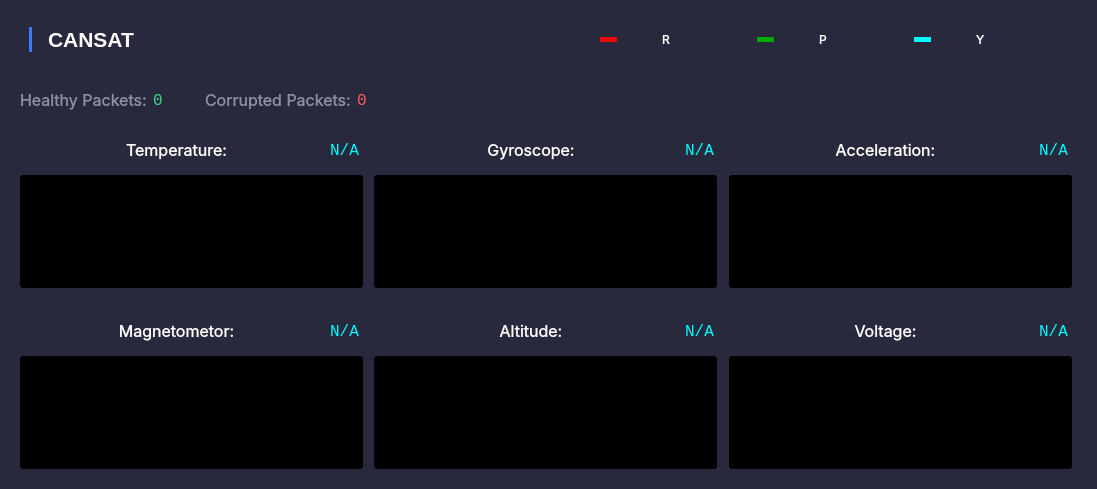
     <widget class="QWidget" name="payload_box" native="true">
      <property name="sizePolicy">
       <sizepolicy hsizetype="Preferred" vsizetype="Expanding">
        <horstretch>0</horstretch>
        <verstretch>0</verstretch>
       </sizepolicy>
      </property>
      <property name="minimumSize">
       <size>
        <width>1097</width>
        <height>0</height>
       </size>
      </property>
      <property name="maximumSize">
       <size>
        <width>16777215</width>
        <height>16777215</height>
       </size>
      </property>
      <property name="styleSheet">
       <string notr="true">color: white;
background-color: rgb(40, 41, 61);
border-radius: 20px;</string>
      </property>
      <layout class="QGridLayout" name="gridLayout_2">
       <property name="topMargin">
        <number>9</number>
       </property>
       <item row="0" column="0">
        <widget class="QGroupBox" name="header_box_5">
         <layout class="QHBoxLayout" name="header_box_6">
          <item>
           <widget class="QGroupBox" name="title_box_5">
            <layout class="QHBoxLayout" name="horizontalLayout_20">
             <item>
              <widget class="Line" name="line_6">
               <property name="maximumSize">
                <size>
                 <width>16777215</width>
                 <height>25</height>
                </size>
               </property>
               <property name="styleSheet">
                <string notr="true">background-color: rgb(62, 123, 250);
border-radius: 100px;</string>
               </property>
               <property name="orientation">
                <enum>Qt::Vertical</enum>
               </property>
              </widget>
             </item>
             <item>
              <spacer name="horizontalSpacer_8">
               <property name="orientation">
                <enum>Qt::Horizontal</enum>
               </property>
               <property name="sizeType">
                <enum>QSizePolicy::Fixed</enum>
               </property>
               <property name="sizeHint" stdset="0">
                <size>
                 <width>10</width>
                 <height>20</height>
                </size>
               </property>
              </spacer>
             </item>
             <item>
              <widget class="QLabel" name="title_5">
               <property name="maximumSize">
                <size>
                 <width>16777215</width>
                 <height>25</height>
                </size>
               </property>
               <property name="font">
                <font>
                 <pointsize>16</pointsize>
                 <weight>75</weight>
                 <bold>true</bold>
                </font>
               </property>
               <property name="styleSheet">
                <string notr="true"/>
               </property>
               <property name="text">
                <string>CANSAT</string>
               </property>
              </widget>
             </item>
            </layout>
           </widget>
          </item>
          <item>
           <widget class="QGroupBox" name="battery_box_3">
            <property name="flat">
             <bool>false</bool>
            </property>
            <layout class="QHBoxLayout" name="horizontalLayout_15">
             <item>
              <widget class="QWidget" name="widget_6" native="true">
               <property name="maximumSize">
                <size>
                 <width>17</width>
                 <height>5</height>
                </size>
               </property>
               <property name="styleSheet">
                <string notr="true">background-color: red;</string>
               </property>
              </widget>
             </item>
             <item>
              <widget class="QLabel" name="label_13">
               <property name="maximumSize">
                <size>
                 <width>50</width>
                 <height>16777215</height>
                </size>
               </property>
               <property name="font">
                <font>
                 <family>Inter</family>
                 <pointsize>9</pointsize>
                </font>
               </property>
               <property name="text">
                <string>R</string>
               </property>
              </widget>
             </item>
             <item>
              <widget class="QWidget" name="widget_7" native="true">
               <property name="maximumSize">
                <size>
                 <width>17</width>
                 <height>5</height>
                </size>
               </property>
               <property name="styleSheet">
                <string notr="true">background-color: rgb(0, 170, 0);</string>
               </property>
              </widget>
             </item>
             <item>
              <widget class="QLabel" name="label_12">
               <property name="maximumSize">
                <size>
                 <width>50</width>
                 <height>16777215</height>
                </size>
               </property>
               <property name="font">
                <font>
                 <family>Inter</family>
                 <pointsize>9</pointsize>
                </font>
               </property>
               <property name="text">
                <string>P</string>
               </property>
              </widget>
             </item>
             <item>
              <widget class="QWidget" name="widget_3" native="true">
               <property name="maximumSize">
                <size>
                 <width>17</width>
                 <height>5</height>
                </size>
               </property>
               <property name="styleSheet">
                <string notr="true">background-color: cyan;</string>
               </property>
              </widget>
             </item>
             <item>
              <widget class="QLabel" name="label_9">
               <property name="maximumSize">
                <size>
                 <width>50</width>
                 <height>16777215</height>
                </size>
               </property>
               <property name="font">
                <font>
                 <family>Inter</family>
                 <pointsize>9</pointsize>
                </font>
               </property>
               <property name="text">
                <string>Y</string>
               </property>
              </widget>
             </item>
            </layout>
           </widget>
          </item>
         </layout>
        </widget>
       </item>
       <item row="1" column="0">
        <widget class="QGroupBox" name="pkg_count_box_2">
         <property name="minimumSize">
          <size>
           <width>214</width>
           <height>40</height>
          </size>
         </property>
         <property name="maximumSize">
          <size>
           <width>400</width>
           <height>31</height>
          </size>
         </property>
         <layout class="QHBoxLayout" name="horizontalLayout_17">
          <item>
           <widget class="QLabel" name="pkg_count_label_7">
            <property name="font">
             <font>
              <family>Inter</family>
              <pointsize>12</pointsize>
             </font>
            </property>
            <property name="styleSheet">
             <string notr="true">color: #8f90a6;</string>
            </property>
            <property name="text">
             <string>Healthy Packets:</string>
            </property>
           </widget>
          </item>
          <item>
           <widget class="QLabel" name="p_healthy_pkg_count">
            <property name="font">
             <font>
              <family>Consolas</family>
              <pointsize>12</pointsize>
             </font>
            </property>
            <property name="styleSheet">
             <string notr="true">color: #39d98a;</string>
            </property>
            <property name="text">
             <string>0</string>
            </property>
           </widget>
          </item>
          <item>
           <widget class="QLabel" name="pkg_count_label_8">
            <property name="font">
             <font>
              <family>Inter</family>
              <pointsize>12</pointsize>
             </font>
            </property>
            <property name="styleSheet">
             <string notr="true">color: #8f90a6;</string>
            </property>
            <property name="text">
             <string>Corrupted Packets:</string>
            </property>
           </widget>
          </item>
          <item>
           <widget class="QLabel" name="p_corrupted_pkg_count">
            <property name="font">
             <font>
              <family>Consolas</family>
              <pointsize>12</pointsize>
             </font>
            </property>
            <property name="styleSheet">
             <string notr="true">color: #ff5c5c;</string>
            </property>
            <property name="text">
             <string>0</string>
            </property>
           </widget>
          </item>
         </layout>
        </widget>
       </item>
       <item row="2" column="0">
        <widget class="QGroupBox" name="chart_box_3">
         <property name="minimumSize">
          <size>
           <width>781</width>
           <height>175</height>
          </size>
         </property>
         <property name="maximumSize">
          <size>
           <width>16777215</width>
           <height>193</height>
          </size>
         </property>
         <property name="styleSheet">
          <string notr="true">border-radius: 3px;</string>
         </property>
         <layout class="QGridLayout" name="gridLayout_3">
          <item row="1" column="1">
           <widget class="PlotWidget" name="p_gyro_chart" native="true">
            <property name="sizePolicy">
             <sizepolicy hsizetype="Preferred" vsizetype="MinimumExpanding">
              <horstretch>0</horstretch>
              <verstretch>0</verstretch>
             </sizepolicy>
            </property>
            <property name="minimumSize">
             <size>
              <width>343</width>
              <height>0</height>
             </size>
            </property>
            <property name="maximumSize">
             <size>
              <width>343</width>
              <height>191</height>
             </size>
            </property>
            <property name="styleSheet">
             <string notr="true">background-color: black;</string>
            </property>
           </widget>
          </item>
          <item row="1" column="2">
           <widget class="PlotWidget" name="p_accel_chart" native="true">
            <property name="sizePolicy">
             <sizepolicy hsizetype="Preferred" vsizetype="MinimumExpanding">
              <horstretch>0</horstretch>
              <verstretch>0</verstretch>
             </sizepolicy>
            </property>
            <property name="minimumSize">
             <size>
              <width>343</width>
              <height>0</height>
             </size>
            </property>
            <property name="maximumSize">
             <size>
              <width>343</width>
              <height>191</height>
             </size>
            </property>
            <property name="styleSheet">
             <string notr="true">background-color: black;</string>
            </property>
           </widget>
          </item>
          <item row="1" column="0">
           <widget class="PlotWidget" name="p_temp_chart" native="true">
            <property name="sizePolicy">
             <sizepolicy hsizetype="Preferred" vsizetype="MinimumExpanding">
              <horstretch>0</horstretch>
              <verstretch>0</verstretch>
             </sizepolicy>
            </property>
            <property name="minimumSize">
             <size>
              <width>343</width>
              <height>0</height>
             </size>
            </property>
            <property name="maximumSize">
             <size>
              <width>343</width>
              <height>191</height>
             </size>
            </property>
            <property name="styleSheet">
             <string notr="true">background-color: black;</string>
            </property>
           </widget>
          </item>
          <item row="0" column="0">
           <widget class="QWidget" name="widget_12" native="true">
            <layout class="QHBoxLayout" name="horizontalLayout_22">
             <item>
              <widget class="QLabel" name="p_temp_label">
               <property name="sizePolicy">
                <sizepolicy hsizetype="MinimumExpanding" vsizetype="Minimum">
                 <horstretch>0</horstretch>
                 <verstretch>0</verstretch>
                </sizepolicy>
               </property>
               <property name="minimumSize">
                <size>
                 <width>0</width>
                 <height>0</height>
                </size>
               </property>
               <property name="font">
                <font>
                 <family>Inter</family>
                 <pointsize>12</pointsize>
                </font>
               </property>
               <property name="text">
                <string>Temperature:</string>
               </property>
               <property name="alignment">
                <set>Qt::AlignCenter</set>
               </property>
              </widget>
             </item>
             <item>
              <widget class="QLabel" name="p_temp_value">
               <property name="sizePolicy">
                <sizepolicy hsizetype="Minimum" vsizetype="Minimum">
                 <horstretch>0</horstretch>
                 <verstretch>0</verstretch>
                </sizepolicy>
               </property>
               <property name="minimumSize">
                <size>
                 <width>0</width>
                 <height>0</height>
                </size>
               </property>
               <property name="font">
                <font>
                 <family>Consolas</family>
                 <pointsize>12</pointsize>
                </font>
               </property>
               <property name="styleSheet">
                <string notr="true">color: cyan;</string>
               </property>
               <property name="text">
                <string>N/A</string>
               </property>
               <property name="alignment">
                <set>Qt::AlignCenter</set>
               </property>
              </widget>
             </item>
            </layout>
           </widget>
          </item>
          <item row="0" column="1">
           <widget class="QWidget" name="widget_13" native="true">
            <layout class="QHBoxLayout" name="horizontalLayout_24">
             <item>
              <widget class="QLabel" name="p_gyro_label">
               <property name="sizePolicy">
                <sizepolicy hsizetype="MinimumExpanding" vsizetype="Minimum">
                 <horstretch>0</horstretch>
                 <verstretch>0</verstretch>
                </sizepolicy>
               </property>
               <property name="minimumSize">
                <size>
                 <width>0</width>
                 <height>0</height>
                </size>
               </property>
               <property name="font">
                <font>
                 <family>Inter</family>
                 <pointsize>12</pointsize>
                </font>
               </property>
               <property name="text">
                <string>Gyroscope:</string>
               </property>
               <property name="alignment">
                <set>Qt::AlignCenter</set>
               </property>
              </widget>
             </item>
             <item>
              <widget class="QLabel" name="p_gyro_value">
               <property name="sizePolicy">
                <sizepolicy hsizetype="Minimum" vsizetype="Minimum">
                 <horstretch>0</horstretch>
                 <verstretch>0</verstretch>
                </sizepolicy>
               </property>
               <property name="minimumSize">
                <size>
                 <width>0</width>
                 <height>0</height>
                </size>
               </property>
               <property name="font">
                <font>
                 <family>Consolas</family>
                 <pointsize>12</pointsize>
                </font>
               </property>
               <property name="styleSheet">
                <string notr="true">color: cyan;</string>
               </property>
               <property name="text">
                <string>N/A</string>
               </property>
               <property name="alignment">
                <set>Qt::AlignCenter</set>
               </property>
              </widget>
             </item>
            </layout>
           </widget>
          </item>
          <item row="0" column="2">
           <widget class="QWidget" name="widget_14" native="true">
            <layout class="QHBoxLayout" name="horizontalLayout_25">
             <item>
              <widget class="QLabel" name="p_accel_label">
               <property name="sizePolicy">
                <sizepolicy hsizetype="MinimumExpanding" vsizetype="Minimum">
                 <horstretch>0</horstretch>
                 <verstretch>0</verstretch>
                </sizepolicy>
               </property>
               <property name="minimumSize">
                <size>
                 <width>0</width>
                 <height>0</height>
                </size>
               </property>
               <property name="font">
                <font>
                 <family>Inter</family>
                 <pointsize>12</pointsize>
                </font>
               </property>
               <property name="text">
                <string>Acceleration:</string>
               </property>
               <property name="alignment">
                <set>Qt::AlignCenter</set>
               </property>
              </widget>
             </item>
             <item>
              <widget class="QLabel" name="p_accel_value">
               <property name="sizePolicy">
                <sizepolicy hsizetype="Minimum" vsizetype="Minimum">
                 <horstretch>0</horstretch>
                 <verstretch>0</verstretch>
                </sizepolicy>
               </property>
               <property name="minimumSize">
                <size>
                 <width>0</width>
                 <height>0</height>
                </size>
               </property>
               <property name="font">
                <font>
                 <family>Consolas</family>
                 <pointsize>12</pointsize>
                </font>
               </property>
               <property name="styleSheet">
                <string notr="true">color: cyan;</string>
               </property>
               <property name="text">
                <string>N/A</string>
               </property>
               <property name="alignment">
                <set>Qt::AlignCenter</set>
               </property>
              </widget>
             </item>
            </layout>
           </widget>
          </item>
         </layout>
        </widget>
       </item>
       <item row="3" column="0">
        <widget class="QGroupBox" name="chart_box_4">
         <property name="minimumSize">
          <size>
           <width>781</width>
           <height>175</height>
          </size>
         </property>
         <property name="maximumSize">
          <size>
           <width>16777215</width>
           <height>201</height>
          </size>
         </property>
         <property name="styleSheet">
          <string notr="true">border-radius: 3px;</string>
         </property>
         <layout class="QGridLayout" name="gridLayout_5">
          <item row="0" column="3">
           <widget class="QWidget" name="widget_17" native="true">
            <layout class="QHBoxLayout" name="horizontalLayout_27">
             <item>
              <widget class="QLabel" name="p_voltage_label">
               <property name="sizePolicy">
                <sizepolicy hsizetype="MinimumExpanding" vsizetype="Minimum">
                 <horstretch>0</horstretch>
                 <verstretch>0</verstretch>
                </sizepolicy>
               </property>
               <property name="minimumSize">
                <size>
                 <width>0</width>
                 <height>0</height>
                </size>
               </property>
               <property name="font">
                <font>
                 <family>Inter</family>
                 <pointsize>12</pointsize>
                </font>
               </property>
               <property name="text">
                <string>Voltage:</string>
               </property>
               <property name="alignment">
                <set>Qt::AlignCenter</set>
               </property>
              </widget>
             </item>
             <item>
              <widget class="QLabel" name="p_voltage_value">
               <property name="sizePolicy">
                <sizepolicy hsizetype="Minimum" vsizetype="Minimum">
                 <horstretch>0</horstretch>
                 <verstretch>0</verstretch>
                </sizepolicy>
               </property>
               <property name="minimumSize">
                <size>
                 <width>0</width>
                 <height>0</height>
                </size>
               </property>
               <property name="font">
                <font>
                 <family>Consolas</family>
                 <pointsize>12</pointsize>
                </font>
               </property>
               <property name="styleSheet">
                <string notr="true">color: cyan;</string>
               </property>
               <property name="text">
                <string>N/A</string>
               </property>
               <property name="alignment">
                <set>Qt::AlignCenter</set>
               </property>
              </widget>
             </item>
            </layout>
           </widget>
          </item>
          <item row="1" column="0">
           <widget class="PlotWidget" name="p_mag_chart" native="true">
            <property name="sizePolicy">
             <sizepolicy hsizetype="Preferred" vsizetype="MinimumExpanding">
              <horstretch>0</horstretch>
              <verstretch>0</verstretch>
             </sizepolicy>
            </property>
            <property name="minimumSize">
             <size>
              <width>343</width>
              <height>0</height>
             </size>
            </property>
            <property name="maximumSize">
             <size>
              <width>343</width>
              <height>191</height>
             </size>
            </property>
            <property name="styleSheet">
             <string notr="true">background-color: black;</string>
            </property>
           </widget>
          </item>
          <item row="0" column="0">
           <widget class="QWidget" name="widget_15" native="true">
            <layout class="QHBoxLayout" name="horizontalLayout_14">
             <item>
              <widget class="QLabel" name="p_mag_label">
               <property name="sizePolicy">
                <sizepolicy hsizetype="MinimumExpanding" vsizetype="Minimum">
                 <horstretch>0</horstretch>
                 <verstretch>0</verstretch>
                </sizepolicy>
               </property>
               <property name="minimumSize">
                <size>
                 <width>0</width>
                 <height>0</height>
                </size>
               </property>
               <property name="font">
                <font>
                 <family>Inter</family>
                 <pointsize>12</pointsize>
                </font>
               </property>
               <property name="text">
                <string>Magnetometor:</string>
               </property>
               <property name="alignment">
                <set>Qt::AlignCenter</set>
               </property>
              </widget>
             </item>
             <item>
              <widget class="QLabel" name="p_mag_value">
               <property name="sizePolicy">
                <sizepolicy hsizetype="Minimum" vsizetype="Minimum">
                 <horstretch>0</horstretch>
                 <verstretch>0</verstretch>
                </sizepolicy>
               </property>
               <property name="minimumSize">
                <size>
                 <width>0</width>
                 <height>0</height>
                </size>
               </property>
               <property name="font">
                <font>
                 <family>Consolas</family>
                 <pointsize>12</pointsize>
                </font>
               </property>
               <property name="styleSheet">
                <string notr="true">color: cyan;</string>
               </property>
               <property name="text">
                <string>N/A</string>
               </property>
               <property name="alignment">
                <set>Qt::AlignCenter</set>
               </property>
              </widget>
             </item>
            </layout>
           </widget>
          </item>
          <item row="1" column="3">
           <widget class="PlotWidget" name="p_voltage_chart" native="true">
            <property name="sizePolicy">
             <sizepolicy hsizetype="Preferred" vsizetype="MinimumExpanding">
              <horstretch>0</horstretch>
              <verstretch>0</verstretch>
             </sizepolicy>
            </property>
            <property name="minimumSize">
             <size>
              <width>343</width>
              <height>0</height>
             </size>
            </property>
            <property name="maximumSize">
             <size>
              <width>343</width>
              <height>191</height>
             </size>
            </property>
            <property name="styleSheet">
             <string notr="true">background-color: black;</string>
            </property>
           </widget>
          </item>
          <item row="0" column="1">
           <widget class="QWidget" name="widget_16" native="true">
            <layout class="QHBoxLayout" name="horizontalLayout_26">
             <item>
              <widget class="QLabel" name="p_ptr_err_label">
               <property name="sizePolicy">
                <sizepolicy hsizetype="MinimumExpanding" vsizetype="Minimum">
                 <horstretch>0</horstretch>
                 <verstretch>0</verstretch>
                </sizepolicy>
               </property>
               <property name="minimumSize">
                <size>
                 <width>0</width>
                 <height>0</height>
                </size>
               </property>
               <property name="font">
                <font>
                 <family>Inter</family>
                 <pointsize>12</pointsize>
                </font>
               </property>
               <property name="text">
                <string>Altitude:</string>
               </property>
               <property name="alignment">
                <set>Qt::AlignCenter</set>
               </property>
              </widget>
             </item>
             <item>
              <widget class="QLabel" name="p_ptr_err_value">
               <property name="sizePolicy">
                <sizepolicy hsizetype="Minimum" vsizetype="Minimum">
                 <horstretch>0</horstretch>
                 <verstretch>0</verstretch>
                </sizepolicy>
               </property>
               <property name="minimumSize">
                <size>
                 <width>0</width>
                 <height>0</height>
                </size>
               </property>
               <property name="font">
                <font>
                 <family>Consolas</family>
                 <pointsize>12</pointsize>
                </font>
               </property>
               <property name="styleSheet">
                <string notr="true">color: cyan;</string>
               </property>
               <property name="text">
                <string>N/A</string>
               </property>
               <property name="alignment">
                <set>Qt::AlignCenter</set>
               </property>
              </widget>
             </item>
            </layout>
           </widget>
          </item>
          <item row="1" column="1">
           <widget class="PlotWidget" name="p_ptr_err_chart" native="true">
            <property name="sizePolicy">
             <sizepolicy hsizetype="Preferred" vsizetype="MinimumExpanding">
              <horstretch>0</horstretch>
              <verstretch>0</verstretch>
             </sizepolicy>
            </property>
            <property name="minimumSize">
             <size>
              <width>343</width>
              <height>0</height>
             </size>
            </property>
            <property name="maximumSize">
             <size>
              <width>343</width>
              <height>191</height>
             </size>
            </property>
            <property name="styleSheet">
             <string notr="true">background-color: black;</string>
            </property>
           </widget>
          </item>
         </layout>
        </widget>
       </item>
      </layout>
     </widget>
